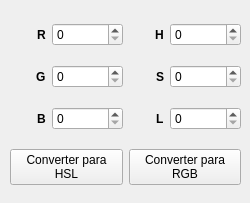
<?xml version="1.0" encoding="UTF-8"?>
<ui version="4.0">
 <class>conv_hsl_class</class>
 <widget class="QWidget" name="conv_hsl_class">
  <property name="geometry">
   <rect>
    <x>0</x>
    <y>0</y>
    <width>250</width>
    <height>203</height>
   </rect>
  </property>
  <property name="windowTitle">
   <string>Conversão RGB/HSL</string>
  </property>
  <widget class="QWidget" name="gridLayoutWidget">
   <property name="geometry">
    <rect>
     <x>10</x>
     <y>10</y>
     <width>231</width>
     <height>191</height>
    </rect>
   </property>
   <layout class="QGridLayout" name="gridLayout" columnstretch="10,20,10,20">
    <property name="sizeConstraint">
     <enum>QLayout::SetDefaultConstraint</enum>
    </property>
    <item row="2" column="0" alignment="Qt::AlignRight">
     <widget class="QLabel" name="label_3">
      <property name="sizePolicy">
       <sizepolicy hsizetype="Minimum" vsizetype="Minimum">
        <horstretch>0</horstretch>
        <verstretch>0</verstretch>
       </sizepolicy>
      </property>
      <property name="font">
       <font>
        <weight>75</weight>
        <bold>true</bold>
       </font>
      </property>
      <property name="text">
       <string>B</string>
      </property>
     </widget>
    </item>
    <item row="1" column="3">
     <widget class="QSpinBox" name="spinS">
      <property name="maximum">
       <number>240</number>
      </property>
     </widget>
    </item>
    <item row="0" column="1">
     <widget class="QSpinBox" name="spinR">
      <property name="maximum">
       <number>255</number>
      </property>
     </widget>
    </item>
    <item row="1" column="0" alignment="Qt::AlignRight">
     <widget class="QLabel" name="label_2">
      <property name="sizePolicy">
       <sizepolicy hsizetype="Minimum" vsizetype="Minimum">
        <horstretch>0</horstretch>
        <verstretch>0</verstretch>
       </sizepolicy>
      </property>
      <property name="font">
       <font>
        <weight>75</weight>
        <bold>true</bold>
       </font>
      </property>
      <property name="text">
       <string>G</string>
      </property>
     </widget>
    </item>
    <item row="2" column="3">
     <widget class="QSpinBox" name="spinL">
      <property name="maximum">
       <number>240</number>
      </property>
     </widget>
    </item>
    <item row="1" column="1">
     <widget class="QSpinBox" name="spinG">
      <property name="maximum">
       <number>255</number>
      </property>
     </widget>
    </item>
    <item row="1" column="2" alignment="Qt::AlignRight">
     <widget class="QLabel" name="label_5">
      <property name="font">
       <font>
        <weight>75</weight>
        <bold>true</bold>
       </font>
      </property>
      <property name="text">
       <string>S</string>
      </property>
     </widget>
    </item>
    <item row="2" column="1">
     <widget class="QSpinBox" name="spinB">
      <property name="maximum">
       <number>255</number>
      </property>
     </widget>
    </item>
    <item row="0" column="0" alignment="Qt::AlignRight">
     <widget class="QLabel" name="label">
      <property name="sizePolicy">
       <sizepolicy hsizetype="Minimum" vsizetype="Minimum">
        <horstretch>0</horstretch>
        <verstretch>0</verstretch>
       </sizepolicy>
      </property>
      <property name="font">
       <font>
        <weight>75</weight>
        <bold>true</bold>
       </font>
      </property>
      <property name="layoutDirection">
       <enum>Qt::LeftToRight</enum>
      </property>
      <property name="text">
       <string>R</string>
      </property>
      <property name="scaledContents">
       <bool>false</bool>
      </property>
      <property name="wordWrap">
       <bool>false</bool>
      </property>
     </widget>
    </item>
    <item row="2" column="2" alignment="Qt::AlignRight">
     <widget class="QLabel" name="label_6">
      <property name="font">
       <font>
        <weight>75</weight>
        <bold>true</bold>
       </font>
      </property>
      <property name="text">
       <string>L</string>
      </property>
     </widget>
    </item>
    <item row="0" column="2" alignment="Qt::AlignRight">
     <widget class="QLabel" name="label_4">
      <property name="font">
       <font>
        <weight>75</weight>
        <bold>true</bold>
       </font>
      </property>
      <property name="text">
       <string>H</string>
      </property>
     </widget>
    </item>
    <item row="0" column="3">
     <widget class="QSpinBox" name="spinH">
      <property name="maximum">
       <number>239</number>
      </property>
     </widget>
    </item>
    <item row="3" column="0" colspan="2">
     <widget class="QPushButton" name="buttonToHSL">
      <property name="sizePolicy">
       <sizepolicy hsizetype="Minimum" vsizetype="Fixed">
        <horstretch>0</horstretch>
        <verstretch>0</verstretch>
       </sizepolicy>
      </property>
      <property name="text">
       <string>Converter para
HSL</string>
      </property>
     </widget>
    </item>
    <item row="3" column="2" colspan="2">
     <widget class="QPushButton" name="buttonToRGB">
      <property name="text">
       <string>Converter para
RGB</string>
      </property>
     </widget>
    </item>
   </layout>
  </widget>
 </widget>
 <resources/>
 <connections/>
</ui>
